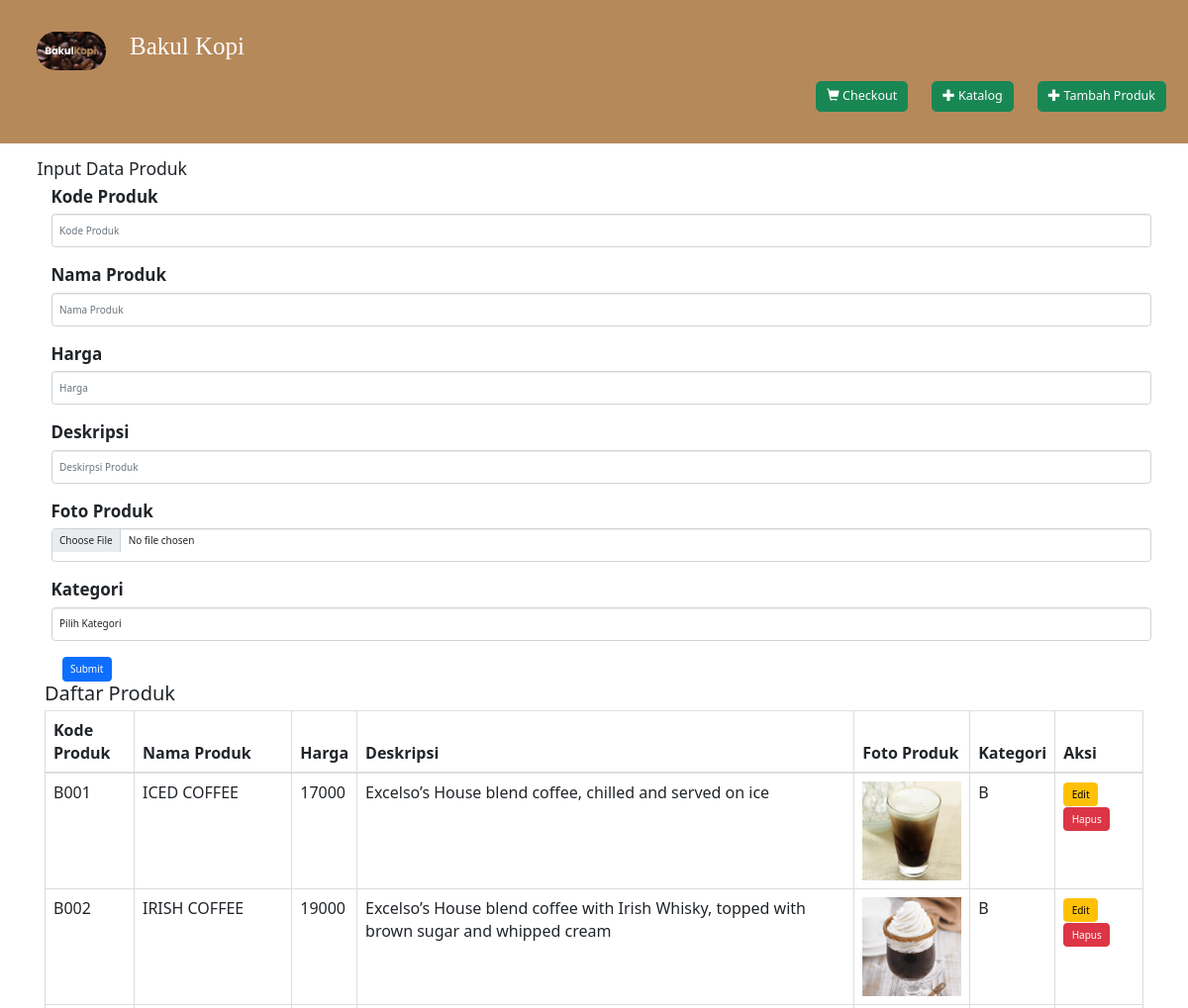
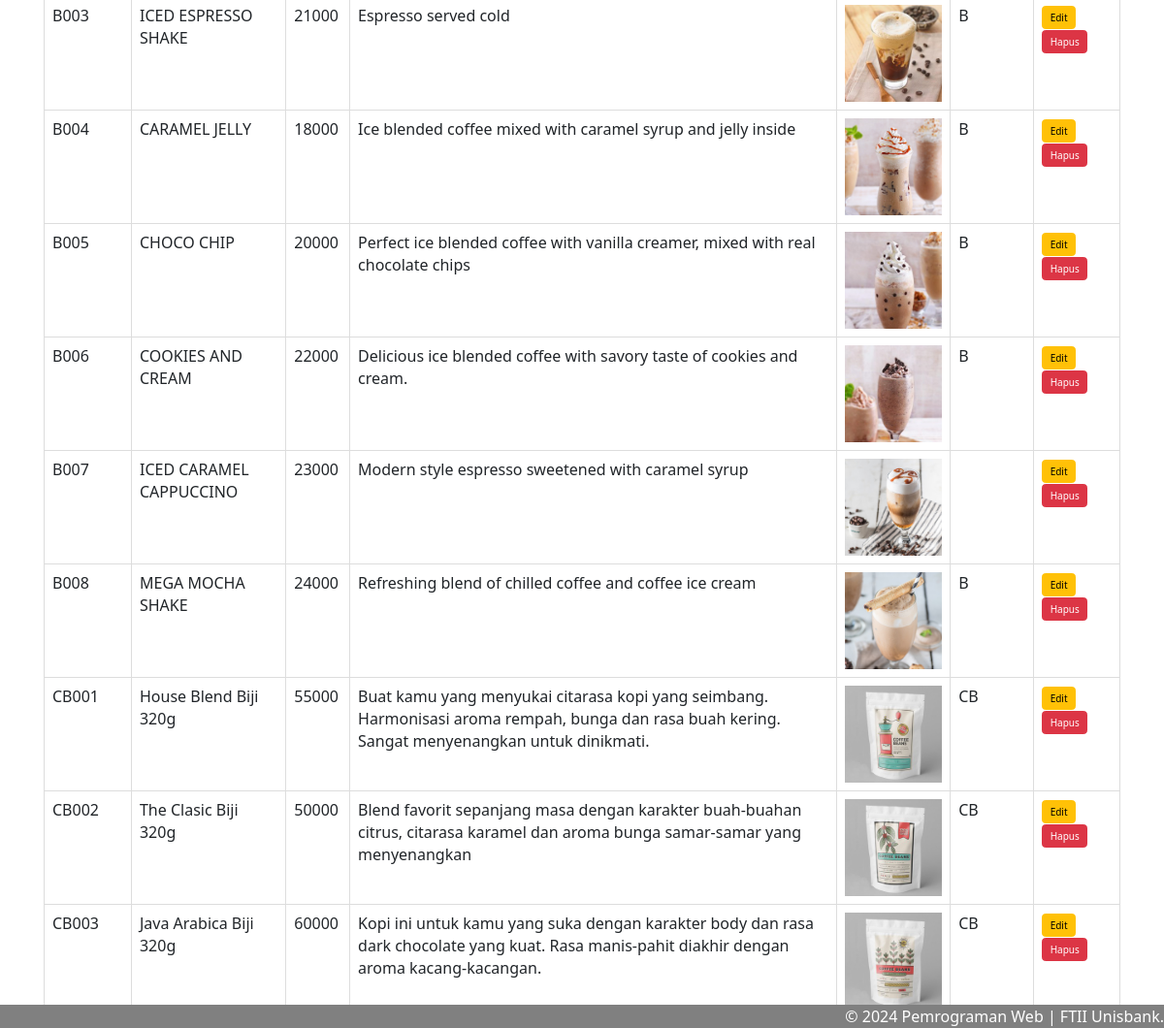
Page /addkatalog.php on the committed database (2 pictures, top to bottom).
### tables this page shows
CREATE TABLE `produk` (
  `IDProduk` varchar(10) NOT NULL,
  `NamaProduk` varchar(50) NOT NULL,
  `Harga` int(11) NOT NULL,
  `Deskripsi` varchar(255) DEFAULT NULL,
  `FotoProduk` varchar(255) DEFAULT NULL,
  `IDKategori` varchar(10) DEFAULT NULL
);

### addkatalog.php (the view, shortened to what this page needs)
<?php
include('koneksi.php');
?>
<!DOCTYPE html>
<html>
<head>
    <link rel="stylesheet" href="https://maxcdn.bootstrapcdn.com/bootstrap/3.4.1/css/bootstrap.min.css">
  <link href="https://cdn.jsdelivr.net/npm/bootstrap@5.2.2/dist/css/bootstrap.min.css" rel="stylesheet">
</head>
<body>
    <div class="header">
      <div class="col-sm-12">
        <a class="navbar-brand" href="index.php">
        <img src="img/bakulkopi.png" alt="Logo" style="width:70px;" class="rounded-pill">
        </a>
        <a class="navbar-brand" href="https://www.instagram.com/indrakbrs?igsh=Y2Z1Ym5jdnJxNnkw"><h1 style="text-align:left;font-style: initial; font-family:cursive">Bakul Kopi</h1></a>
        <button class="navbar-toggler" type="button" data-bs-toggle="collapse" data-bs-target="#mynavbar">
          <span class="navbar-toggler-icon"></span>
        </button>
      </div>
      <div class="header-right">
        <a href="keranjang.php"><button type="button" class="btn btn-success btn-lg"> <span class="glyphicon glyphicon-shopping-cart"></span>
                Checkout
        </button>
        <a href="index.php"><button type="button" class="btn btn-success btn-lg"> <span class="glyphicon glyphicon-plus" ></span>
                Katalog
        </button></a>
        <a href="addkatalog.php"><button type="button" class="btn btn-success btn-lg"> <span class="glyphicon glyphicon-plus" ></span>
                Tambah Produk
        </button></a>
      </div>
    </div>
    <br>
    <div class="container">
        <div class="row">
            <div class=" col-md-12">
                <h3>Input Data Produk</h3>
                <form action="addkatalog.php" method="post" enctype="multipart/form-data">
                    <div class="form-group">
                        <label for="kode">Kode Produk</label>
                        <input type="text" class="form-control" name="kode" id="kode" placeholder="Kode Produk">
                    </div>
                    <div class="form-group">
                        <label for="nama">Nama Produk</label>
                        <input type="text" class="form-control" name="nama" id="nama" placeholder="Nama Produk">
                    </div>
                    <div class="form-group">
                        <label for="harga">Harga</label>
                        <input type="text" class="form-control" name="harga" id="harga" placeholder="Harga">
                    </div>
                    <div class="form-group">
                        <label for="deskripsi">Deskripsi</label>
                        <input type="textarea" class="form-control" name="deskripsi" id="deskripsi" placeholder="Deskirpsi Produk">
                    </div>
                    <div class="form-group">
                        <label for="foto">Foto Produk</label>
                        <input type="file" class="form-control" name="foto" id="foto">
                    </div>
                    <div class="form-group">
                        <label for="kategori">Kategori</label>
                        <select class="form-control" name="kategori" id="kategori">
                            <option value="">Pilih Kategori</option>
                        </select>
                    </div>
                    <button style="margin-left:25px" type="submit" class="btn btn-primary" name="submit">Submit</button>
                </form>
            </div>
        </div>
    <div class="container">
        <div class="row">
            <div class="col-md-12">
                <h2>Daftar Produk</h2>
                <table class="table table-bordered">
                    <thead>
                           <th scope ="col">Kode Produk</th>
                           <th scope ="col">Nama Produk</th>
                           <th scope ="col">Harga</th>
                           <th scope ="col">Deskripsi</th>
                           <th scope ="col">Foto Produk</th>
                           <th scope ="col">Kategori</th>
                           <th scope ="col">Aksi</th>
                    </thead>
                    <tbody>
                        <?php
                        $sql = "SELECT * FROM produk ORDER BY IDProduk ASC  ";
                        $result = mysqli_query($conn, $sql);
                        if (mysqli_num_rows($result) > 0) {
                            while ($row = mysqli_fetch_assoc($result)
                            ) {
                                echo "<tr>";
                                echo "<td>" . $row['IDProduk'] . "</td>";
                                echo "<td>" . $row['NamaProduk'] . "</td>";
                                echo "<td>" . $row['Harga'] . "</td>";
                                echo "<td>" . $row['Deskripsi'] . "</td>";
                                echo "<td><img src='img/" . $row['FotoProduk'] . "' width='100' height='100'></td>";
                                echo "<td>" . $row['IDKategori'] . "</td>";
                                echo "<td>";
                                echo "<a href='#edit' data-toggle='modal' data-target='#edit' class='btn btn-warning'>Edit</a>";
                                echo "<a href='addkatalog.php?kode=" . $row['IDProduk'] . "' class='btn btn-danger'>Hapus</a>";
                                echo "</tr>";
                            }
                        } else {
                            echo "<tr><td colspan='7'>Data tidak ada</td></tr>";
                        }
                        ?>
                    </tbody>
                </table>
            </div>
        </div>
    </div>
<div class="footer">
  &copy; 2024 Pemrograman Web | FTII Unisbank.
</div>
</body>
</html>

### addkatalog.php (style rules this page uses)
.footer { position: fixed; left: 0; bottom: 0; width: 100%; background-color:grey; color: white; text-align: right; }
.header { overflow: hidden; background-color: #b6895b; padding: 20px 10px; }
.header a { float: left; color: white; text-align: center; padding: 12px; text-decoration: none; font-size: 18px; line-height: 25px; border-radius: 4px; }
.header-right { float: right; }
.container { font-size: 16px; }
.form-group { font-size: 17px; margin-left: 14px; }
.footer { position: fixed; left: 0; bottom: 0; width: 100%; background-color: grey; color: white; text-align: right; }

### rows in the picture
produk: IDProduk "B001", NamaProduk "ICED COFFEE", Harga "17000", Deskripsi "Excelso’s House blend coffee, chilled and served on ice", FotoProduk (picture), IDKategori "B"
produk: IDProduk "B002", NamaProduk "IRISH COFFEE", Harga "19000", Deskripsi "Excelso’s House blend coffee with Irish Whisky, topped with brown sugar and whipped cream", FotoProduk (picture), IDKategori "B"
produk: IDProduk "B003", NamaProduk "ICED ESPRESSO SHAKE", Harga "21000", Deskripsi "Espresso served cold", FotoProduk (picture), IDKategori "B"
produk: IDProduk "B004", NamaProduk "CARAMEL JELLY", Harga "18000", Deskripsi "Ice blended coffee mixed with caramel syrup and jelly inside", FotoProduk (picture), IDKategori "B"
produk: IDProduk "B005", NamaProduk "CHOCO CHIP", Harga "20000", Deskripsi "Perfect ice blended coffee with vanilla creamer, mixed with real chocolate chips", FotoProduk (picture), IDKategori "B"
produk: IDProduk "B006", NamaProduk "COOKIES AND CREAM", Harga "22000", Deskripsi "Delicious ice blended coffee with savory taste of cookies and cream.", FotoProduk (picture), IDKategori "B"
produk: IDProduk "B007", NamaProduk "ICED CARAMEL CAPPUCCINO", Harga "23000", Deskripsi "Modern style espresso sweetened with caramel syrup", FotoProduk (picture)
produk: IDProduk "B008", NamaProduk "MEGA MOCHA SHAKE", Harga "24000", Deskripsi "Refreshing blend of chilled coffee and coffee ice cream", FotoProduk (picture), IDKategori "B"
produk: IDProduk "CB001", NamaProduk "House Blend Biji 320g", Harga "55000", Deskripsi "Buat kamu yang menyukai citarasa kopi yang seimbang. Harmonisasi aroma rempah, bunga dan rasa buah kering. Sangat menyenangkan untuk dinikmati.", FotoProduk (picture), IDKategori "CB"
produk: IDProduk "CB002", NamaProduk "The Clasic Biji 320g", Harga "50000", Deskripsi "Blend favorit sepanjang masa dengan karakter buah-buahan citrus, citarasa karamel dan aroma bunga samar-samar yang menyenangkan", FotoProduk (picture), IDKategori "CB"
produk: IDProduk "CB003", NamaProduk "Java Arabica Biji 320g", Harga "60000", Deskripsi "Kopi ini untuk kamu yang suka dengan karakter body dan rasa dark chocolate yang kuat. Rasa manis-pahit diakhir dengan aroma kacang-kacangan.", FotoProduk (picture), IDKategori "CB"
